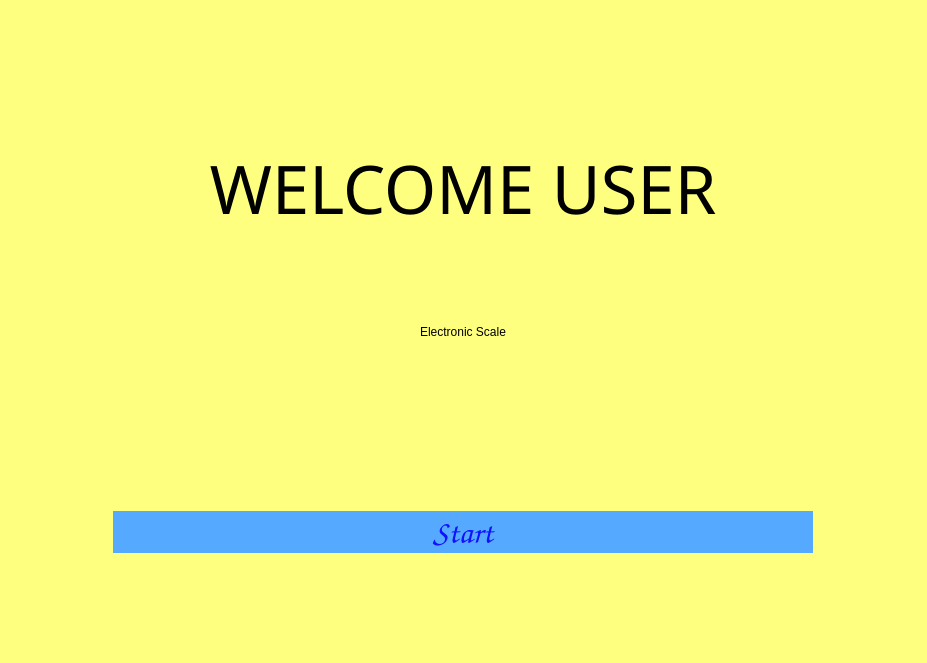
<?xml version="1.0" encoding="UTF-8"?>
<ui version="4.0">
 <class>MainWindow</class>
 <widget class="QMainWindow" name="MainWindow">
  <property name="geometry">
   <rect>
    <x>0</x>
    <y>0</y>
    <width>927</width>
    <height>663</height>
   </rect>
  </property>
  <property name="palette">
   <palette>
    <active>
     <colorrole role="WindowText">
      <brush brushstyle="SolidPattern">
       <color alpha="255">
        <red>0</red>
        <green>0</green>
        <blue>0</blue>
       </color>
      </brush>
     </colorrole>
     <colorrole role="Button">
      <brush brushstyle="SolidPattern">
       <color alpha="255">
        <red>255</red>
        <green>255</green>
        <blue>127</blue>
       </color>
      </brush>
     </colorrole>
     <colorrole role="Light">
      <brush brushstyle="SolidPattern">
       <color alpha="255">
        <red>255</red>
        <green>255</green>
        <blue>255</blue>
       </color>
      </brush>
     </colorrole>
     <colorrole role="Midlight">
      <brush brushstyle="SolidPattern">
       <color alpha="255">
        <red>255</red>
        <green>255</green>
        <blue>191</blue>
       </color>
      </brush>
     </colorrole>
     <colorrole role="Dark">
      <brush brushstyle="SolidPattern">
       <color alpha="255">
        <red>127</red>
        <green>127</green>
        <blue>63</blue>
       </color>
      </brush>
     </colorrole>
     <colorrole role="Mid">
      <brush brushstyle="SolidPattern">
       <color alpha="255">
        <red>170</red>
        <green>170</green>
        <blue>84</blue>
       </color>
      </brush>
     </colorrole>
     <colorrole role="Text">
      <brush brushstyle="SolidPattern">
       <color alpha="255">
        <red>0</red>
        <green>0</green>
        <blue>0</blue>
       </color>
      </brush>
     </colorrole>
     <colorrole role="BrightText">
      <brush brushstyle="SolidPattern">
       <color alpha="255">
        <red>255</red>
        <green>255</green>
        <blue>255</blue>
       </color>
      </brush>
     </colorrole>
     <colorrole role="ButtonText">
      <brush brushstyle="SolidPattern">
       <color alpha="255">
        <red>0</red>
        <green>0</green>
        <blue>0</blue>
       </color>
      </brush>
     </colorrole>
     <colorrole role="Base">
      <brush brushstyle="SolidPattern">
       <color alpha="255">
        <red>255</red>
        <green>255</green>
        <blue>255</blue>
       </color>
      </brush>
     </colorrole>
     <colorrole role="Window">
      <brush brushstyle="SolidPattern">
       <color alpha="255">
        <red>255</red>
        <green>255</green>
        <blue>127</blue>
       </color>
      </brush>
     </colorrole>
     <colorrole role="Shadow">
      <brush brushstyle="SolidPattern">
       <color alpha="255">
        <red>0</red>
        <green>0</green>
        <blue>0</blue>
       </color>
      </brush>
     </colorrole>
     <colorrole role="AlternateBase">
      <brush brushstyle="SolidPattern">
       <color alpha="255">
        <red>255</red>
        <green>255</green>
        <blue>191</blue>
       </color>
      </brush>
     </colorrole>
     <colorrole role="ToolTipBase">
      <brush brushstyle="SolidPattern">
       <color alpha="255">
        <red>255</red>
        <green>255</green>
        <blue>220</blue>
       </color>
      </brush>
     </colorrole>
     <colorrole role="ToolTipText">
      <brush brushstyle="SolidPattern">
       <color alpha="255">
        <red>0</red>
        <green>0</green>
        <blue>0</blue>
       </color>
      </brush>
     </colorrole>
    </active>
    <inactive>
     <colorrole role="WindowText">
      <brush brushstyle="SolidPattern">
       <color alpha="255">
        <red>0</red>
        <green>0</green>
        <blue>0</blue>
       </color>
      </brush>
     </colorrole>
     <colorrole role="Button">
      <brush brushstyle="SolidPattern">
       <color alpha="255">
        <red>255</red>
        <green>255</green>
        <blue>127</blue>
       </color>
      </brush>
     </colorrole>
     <colorrole role="Light">
      <brush brushstyle="SolidPattern">
       <color alpha="255">
        <red>255</red>
        <green>255</green>
        <blue>255</blue>
       </color>
      </brush>
     </colorrole>
     <colorrole role="Midlight">
      <brush brushstyle="SolidPattern">
       <color alpha="255">
        <red>255</red>
        <green>255</green>
        <blue>191</blue>
       </color>
      </brush>
     </colorrole>
     <colorrole role="Dark">
      <brush brushstyle="SolidPattern">
       <color alpha="255">
        <red>127</red>
        <green>127</green>
        <blue>63</blue>
       </color>
      </brush>
     </colorrole>
     <colorrole role="Mid">
      <brush brushstyle="SolidPattern">
       <color alpha="255">
        <red>170</red>
        <green>170</green>
        <blue>84</blue>
       </color>
      </brush>
     </colorrole>
     <colorrole role="Text">
      <brush brushstyle="SolidPattern">
       <color alpha="255">
        <red>0</red>
        <green>0</green>
        <blue>0</blue>
       </color>
      </brush>
     </colorrole>
     <colorrole role="BrightText">
      <brush brushstyle="SolidPattern">
       <color alpha="255">
        <red>255</red>
        <green>255</green>
        <blue>255</blue>
       </color>
      </brush>
     </colorrole>
     <colorrole role="ButtonText">
      <brush brushstyle="SolidPattern">
       <color alpha="255">
        <red>0</red>
        <green>0</green>
        <blue>0</blue>
       </color>
      </brush>
     </colorrole>
     <colorrole role="Base">
      <brush brushstyle="SolidPattern">
       <color alpha="255">
        <red>255</red>
        <green>255</green>
        <blue>255</blue>
       </color>
      </brush>
     </colorrole>
     <colorrole role="Window">
      <brush brushstyle="SolidPattern">
       <color alpha="255">
        <red>255</red>
        <green>255</green>
        <blue>127</blue>
       </color>
      </brush>
     </colorrole>
     <colorrole role="Shadow">
      <brush brushstyle="SolidPattern">
       <color alpha="255">
        <red>0</red>
        <green>0</green>
        <blue>0</blue>
       </color>
      </brush>
     </colorrole>
     <colorrole role="AlternateBase">
      <brush brushstyle="SolidPattern">
       <color alpha="255">
        <red>255</red>
        <green>255</green>
        <blue>191</blue>
       </color>
      </brush>
     </colorrole>
     <colorrole role="ToolTipBase">
      <brush brushstyle="SolidPattern">
       <color alpha="255">
        <red>255</red>
        <green>255</green>
        <blue>220</blue>
       </color>
      </brush>
     </colorrole>
     <colorrole role="ToolTipText">
      <brush brushstyle="SolidPattern">
       <color alpha="255">
        <red>0</red>
        <green>0</green>
        <blue>0</blue>
       </color>
      </brush>
     </colorrole>
    </inactive>
    <disabled>
     <colorrole role="WindowText">
      <brush brushstyle="SolidPattern">
       <color alpha="255">
        <red>127</red>
        <green>127</green>
        <blue>63</blue>
       </color>
      </brush>
     </colorrole>
     <colorrole role="Button">
      <brush brushstyle="SolidPattern">
       <color alpha="255">
        <red>255</red>
        <green>255</green>
        <blue>127</blue>
       </color>
      </brush>
     </colorrole>
     <colorrole role="Light">
      <brush brushstyle="SolidPattern">
       <color alpha="255">
        <red>255</red>
        <green>255</green>
        <blue>255</blue>
       </color>
      </brush>
     </colorrole>
     <colorrole role="Midlight">
      <brush brushstyle="SolidPattern">
       <color alpha="255">
        <red>255</red>
        <green>255</green>
        <blue>191</blue>
       </color>
      </brush>
     </colorrole>
     <colorrole role="Dark">
      <brush brushstyle="SolidPattern">
       <color alpha="255">
        <red>127</red>
        <green>127</green>
        <blue>63</blue>
       </color>
      </brush>
     </colorrole>
     <colorrole role="Mid">
      <brush brushstyle="SolidPattern">
       <color alpha="255">
        <red>170</red>
        <green>170</green>
        <blue>84</blue>
       </color>
      </brush>
     </colorrole>
     <colorrole role="Text">
      <brush brushstyle="SolidPattern">
       <color alpha="255">
        <red>127</red>
        <green>127</green>
        <blue>63</blue>
       </color>
      </brush>
     </colorrole>
     <colorrole role="BrightText">
      <brush brushstyle="SolidPattern">
       <color alpha="255">
        <red>255</red>
        <green>255</green>
        <blue>255</blue>
       </color>
      </brush>
     </colorrole>
     <colorrole role="ButtonText">
      <brush brushstyle="SolidPattern">
       <color alpha="255">
        <red>127</red>
        <green>127</green>
        <blue>63</blue>
       </color>
      </brush>
     </colorrole>
     <colorrole role="Base">
      <brush brushstyle="SolidPattern">
       <color alpha="255">
        <red>255</red>
        <green>255</green>
        <blue>127</blue>
       </color>
      </brush>
     </colorrole>
     <colorrole role="Window">
      <brush brushstyle="SolidPattern">
       <color alpha="255">
        <red>255</red>
        <green>255</green>
        <blue>127</blue>
       </color>
      </brush>
     </colorrole>
     <colorrole role="Shadow">
      <brush brushstyle="SolidPattern">
       <color alpha="255">
        <red>0</red>
        <green>0</green>
        <blue>0</blue>
       </color>
      </brush>
     </colorrole>
     <colorrole role="AlternateBase">
      <brush brushstyle="SolidPattern">
       <color alpha="255">
        <red>255</red>
        <green>255</green>
        <blue>127</blue>
       </color>
      </brush>
     </colorrole>
     <colorrole role="ToolTipBase">
      <brush brushstyle="SolidPattern">
       <color alpha="255">
        <red>255</red>
        <green>255</green>
        <blue>220</blue>
       </color>
      </brush>
     </colorrole>
     <colorrole role="ToolTipText">
      <brush brushstyle="SolidPattern">
       <color alpha="255">
        <red>0</red>
        <green>0</green>
        <blue>0</blue>
       </color>
      </brush>
     </colorrole>
    </disabled>
   </palette>
  </property>
  <property name="windowTitle">
   <string>MainWindow</string>
  </property>
  <property name="autoFillBackground">
   <bool>false</bool>
  </property>
  <widget class="QWidget" name="centralwidget">
   <layout class="QGridLayout" name="gridLayout">
    <property name="verticalSpacing">
     <number>0</number>
    </property>
    <item row="0" column="0">
     <widget class="QWidget" name="widget" native="true">
      <property name="maximumSize">
       <size>
        <width>16777215</width>
        <height>300</height>
       </size>
      </property>
      <layout class="QVBoxLayout" name="verticalLayout">
       <item>
        <widget class="QLabel" name="label">
         <property name="font">
          <font>
           <family>Arial Rounded MT Bold</family>
           <pointsize>50</pointsize>
           <weight>9</weight>
           <italic>false</italic>
           <bold>false</bold>
          </font>
         </property>
         <property name="styleSheet">
          <string notr="true">font: 75 50pt &quot;Arial Rounded MT Bold&quot;;</string>
         </property>
         <property name="text">
          <string>WELCOME USER</string>
         </property>
         <property name="alignment">
          <set>Qt::AlignCenter</set>
         </property>
        </widget>
       </item>
       <item>
        <widget class="QLabel" name="label_2">
         <property name="styleSheet">
          <string notr="true">font: 75 50pt &quot;Arial Rounded MT Bold&quot;;</string>
         </property>
         <property name="text">
          <string>Electronic Scale</string>
         </property>
         <property name="alignment">
          <set>Qt::AlignCenter</set>
         </property>
        </widget>
       </item>
      </layout>
     </widget>
    </item>
    <item row="1" column="0">
     <widget class="QPushButton" name="Button_Start">
      <property name="maximumSize">
       <size>
        <width>700</width>
        <height>16777215</height>
       </size>
      </property>
      <property name="font">
       <font>
        <family>Comic Sans MS</family>
        <pointsize>25</pointsize>
        <weight>50</weight>
        <bold>false</bold>
       </font>
      </property>
      <property name="styleSheet">
       <string notr="true">QPushButton{
	border-radius: 25px;
	background-color: rgb(85, 170, 255);
	color: rgb(17, 17, 255);
}

QPushButton:hover{
	background-color: rgb(50,100,255);
	color:rgb(255,255,255)
}

QPushButton:pressed{
	background-color: rgb(100,170,255);
}</string>
      </property>
      <property name="text">
       <string>Start</string>
      </property>
      <property name="checkable">
       <bool>false</bool>
      </property>
      <property name="checked">
       <bool>false</bool>
      </property>
     </widget>
    </item>
   </layout>
  </widget>
 </widget>
 <resources/>
 <connections/>
</ui>
